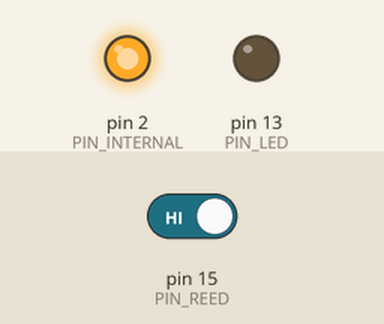
The sketch below on a simulated Arduino Uno, built with avr-gcc and run on an emulated ATmega328P. Shown: output pins drawn as LEDs (lit = HIGH). Inputs (shaded band) come from the test bench; at power-on: pin 15 (PIN_REED) HIGH.

Above: at 1.2 s.
1.3 s: pin 15 (PIN_REED) driven LOW
At 2.1 s:
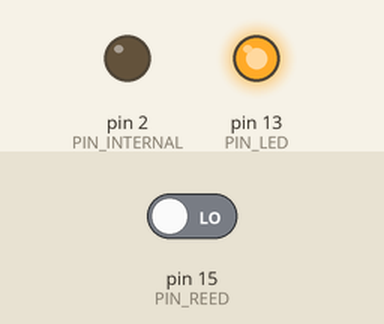
2.8 s: pin 15 (PIN_REED) driven HIGH
At 3.3 s:
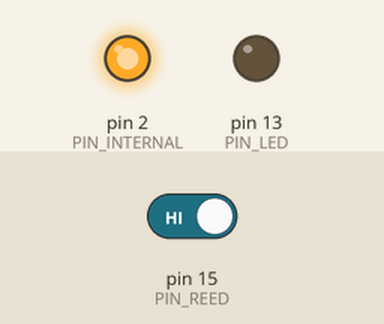
Timing chart, 0 to 5.8 s (numbered marks = the images above; inputs shaded):
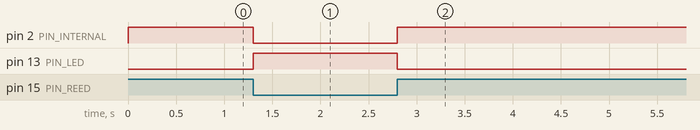

Measured:
- after the input at 1.3 s, pin 2 (PIN_INTERNAL): HIGH → LOW at once; pin 13 (PIN_LED): LOW → HIGH at once
- after the input at 2.8 s, pin 2 (PIN_INTERNAL): LOW → HIGH at once; pin 13 (PIN_LED): HIGH → LOW at once

The sketch:

3.SourceCodeBonus.ino
```cpp
#define PIN_INTERNAL 2
#define PIN_LED 13
#define PIN_REED 15

void setup() {

  pinMode(PIN_LED, OUTPUT);
  pinMode(PIN_INTERNAL, OUTPUT);
  pinMode(PIN_REED, INPUT_PULLUP);
}

void loop() {

  int rState = digitalRead(PIN_REED);
  int myState = HIGH;
  if (rState) {
   myState = LOW;
  }
  digitalWrite(PIN_LED, myState);
  digitalWrite(PIN_INTERNAL, rState);

}
```
